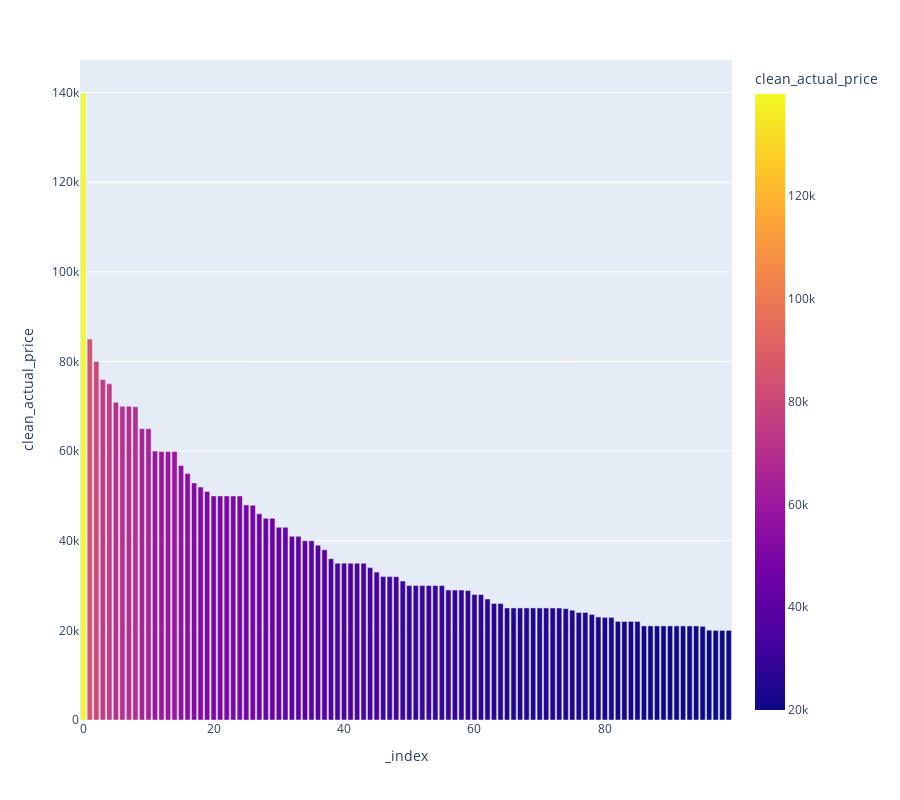

The notebook cell this image was saved under:
### Code cell
# clean_actual_price
df.sort_values(by='clean_actual_price', ascending=False, inplace=True)
df.reset_index(inplace=True)
fig = px.bar(df.head(100), y='clean_actual_price', color='clean_actual_price', height=800, hover_name='product_name')
fig.show()

### Figure 1 — Plotly figure (JSON) as saved in the notebook; plotly's stock layout.template omitted (floating-point values rounded to 4 significant figures)
{"data": [{"alignmentgroup": "True", "hovertemplate": "<b>%{hovertext}</b><br><br>_index=%{x}<br>clean_actual_price=%{marker.color}<extra></extra>", "hovertext": ["Sony Bravia 164 cm (65 inches) 4K Ultra HD Smart LED Google TV KD-65X74K (Black)", "VU 164 cm (65 inches) The GloLED Series 4K Smart LED Google TV 65GloLED (Grey)", "LG 139 cm (55 inches) 4K Ultra HD Smart LED TV 55UQ7500PSF (Ceramic Black)", "LG 1.5 Ton 5 Star AI DUAL Inverter Split AC (Copper, Super Convertible 6-in-1 Cooling, HD Filter with Anti-Virus Protection, 2022 Model, PS-Q19YNZE, White)", "Samsung Galaxy S20 FE 5G (Cloud Navy, 8GB RAM, 128GB Storage) with No Cost EMI & Additional Exchange Offers", "Samsung 138 cm (55 inches) Crystal 4K Neo Series Ultra HD Smart LED TV UA55AUE65AKXXL (Black)", "OnePlus 163.8 cm (65 inches) U Series 4K LED Smart Android TV 65U1S (Black)", "MI 138.8 cm (55 inches) 5X Series 4K Ultra HD LED Smart Android TV L55M6-ES (Grey)", "Samsung 138 cm (55 inches) Crystal 4K Series Ultra HD Smart LED TV UA55AUE60AKLXL (Black)", "VU 139 cm (55 inches) The GloLED Series 4K Smart LED Google TV 55GloLED (Grey)", "VU 138 cm (55 inches) Premium Series 4K Ultra HD Smart IPS LED TV 55UT (Black)", "OnePlus 138.7 cm (55 inches) U Series 4K LED Smart Android TV 55U1S (Black)", "ECOVACS DEEBOT N8 2-in-1 Robotic Vacuum Cleaner, 2022 New Launch, Most Powerful Suction, Covers 2000+ Sq. Ft in One Charge, Advanced dToF Technology with OZMO Mopping (DEEBOT N8) - White", "Coway Professional Air Purifier for Home, Longest Filter Life 8500 Hrs, Green True HEPA Filter, Traps 99.99% Virus & PM 0.1 Particles, Warranty 7 Years (AirMega 150 (AP-1019C))", "Lenovo IdeaPad 3 11th Gen Intel Core i3 15.6\" FHD Thin & Light Laptop(8GB/512GB SSD/Windows 11/Office 2021/2Yr Warranty/3months Xbox Game Pass/Platinum Grey/1.7Kg), 81X800LGIN", "Sansui 140cm (55 inches) 4K Ultra HD Certified Android LED TV with Dolby Audio & Dolby Vision JSW55ASUHD (Mystique Black)", "Hisense 126 cm (50 inches) Bezelless Series 4K Ultra HD Smart LED Google TV 50A6H (Black)", "Samsung 108 cm (43 inches) Crystal 4K Series Ultra HD Smart LED TV UA43AUE60AKLXL (Black)", "TCL 108 cm (43 inches) 4K Ultra HD Certified Android Smart LED TV 43P615 (Black)", "Kodak 139 cm (55 inches) 4K Ultra HD Smart LED TV 55CA0909 (Black)", "AmazonBasics 108 cm (43 inches) 4K Ultra HD Smart LED Fire TV AB43U20PS (Black)", "OnePlus 10T 5G (Moonstone Black, 8GB RAM, 128GB Storage)", "MI 108 cm (43 inches) 5X Series 4K Ultra HD LED Smart Android TV L43M6-ES (Grey)", "LG 108 cm (43 inches) 4K Ultra HD Smart LED TV 43UQ7500PSF (Ceramic Black)", "Acer 139 cm (55 inches) H Series 4K Ultra HD Android Smart LED TV AR55AR2851UDPRO (Black)", "Acer 139 cm (55 inches) I Series 4K Ultra HD Android Smart LED TV AR55AR2851UDFL (Black)", "Samsung 108 cm (43 inches) Crystal 4K Neo Series Ultra HD Smart LED TV UA43AUE65AKXXL (Black)", "OnePlus 126 cm (50 inches) Y Series 4K Ultra HD Smart Android LED TV 50Y1S Pro (Black)", "Redmi 126 cm (50 inches) 4K Ultra HD Android Smart LED TV X50 | L50M6-RA (Black)", "Hisense 108 cm (43 inches) 4K Ultra HD Smart Certified Android LED TV 43A6GE (Black)", "Kodak 126 cm (50 inches) Bezel-Less Design Series 4K Ultra HD Smart Android LED TV 50UHDX7XPROBL (Black)", "Redmi 108 cm (43 inches) 4K Ultra HD Android Smart LED TV X43 | L43R7-7AIN (Black)", "TCL 100 cm (40 inches) Full HD Certified Android R Smart LED TV 40S6505 (Black)", "Acer 127 cm (50 inches) I Series 4K Ultra HD Android Smart LED TV AR50AR2851UDFL (Black)", "OnePlus 108 cm (43 inches) Y Series 4K Ultra HD Smart Android LED TV 43Y1S Pro (Black)", "iQOO 9 SE 5G (Sunset Sierra, 8GB RAM, 128GB Storage) | Qualcomm Snapdragon 888 | 66W Flash Charge", "OnePlus 10R 5G (Forest Green, 8GB RAM, 128GB Storage, 80W SuperVOOC)", "Xiaomi Pad 5| Qualcomm Snapdragon 860| 120Hz Refresh Rate| 6GB, 128GB| 2.5K+ Display (10.95-inch/27.81cm)|1 Billion Colours| Dolby Vision Atmos| Quad Speakers| Wi-Fi| Gray", "MI 108 cm (43 inches) 5A Series Full HD Smart Android LED TV L43M7-EAIN (Black)", "VU 108 cm (43 inches) Premium Series Full HD Smart LED TV 43GA (Black)", "iQOO Neo 6 5G (Dark Nova, 8GB RAM, 128GB Storage) | Snapdragon® 870 5G | 80W FlashCharge", "Mi 108 cm (43 inches) Full HD Android LED TV 4C | L43M6-INC (Black)", "Toshiba 108 cm (43 inches) V Series Full HD Smart Android LED TV 43V35KP (Silver)", "Acer 109 cm (43 inches) I Series 4K Ultra HD Android Smart LED TV AR43AR2851UDFL (Black)", "OnePlus Nord 2T 5G (Jade Fog, 12GB RAM, 256GB Storage)", "Samsung Galaxy M53 5G (Deep Ocean Blue, 6GB, 128GB Storage) | 108MP | sAmoled+ 120Hz | 12GB RAM with RAM Plus | Travel Adapter to be Purchased Separately", "SanDisk 1TB Extreme Portable SSD 1050MB/s R, 1000MB/s W,Upto 2 Meter Drop Protection with IP55 Water/dust Resistance, HW Encryption, PC,MAC & TypeC Smartphone Compatible, 5Y Warranty, External SSD", "OnePlus 108 cm (43 inches) Y Series Full HD Smart Android LED TV 43 Y1S (Black)", "TCL 80 cm (32 inches) HD Ready Certified Android Smart LED TV 32S615 (Black)", "TCL 80 cm (32 inches) HD Ready Certified Android Smart LED TV 32S5205 (Black)", "Mi 100 cm (40 inches) Horizon Edition Full HD Android LED TV 4A | L40M6-EI (Black)", "Samsung Galaxy Watch4 Bluetooth(4.4 cm, Black, Compatible with Android only)", "MI 100 cm (40 inches) 5A Series Full HD Smart Android LED TV with 24W Dolby Audio & Metal Bezel-Less Frame (Black) (2022 Model)", "Mi Robot Vacuum-Mop P, Best-in-class Laser Navigation in 10-20K INR price band, Intelligent mapping, Robotic Floor Cleaner with 2 in 1 Mopping and Vacuum, App Control (WiFi, Alexa,GA), Strong suction", "iQOO Z6 Pro 5G by vivo (Phantom Dusk, 8GB RAM, 128GB Storage) | Snapdragon 778G 5G | 66W FlashCharge | 1300 nits Peak Brightness | HDR10+", "iQOO Z6 Pro 5G by vivo (Legion Sky, 8GB RAM, 128GB Storage) | Snapdragon 778G 5G | 66W FlashCharge | 1300 nits Peak Brightness | HDR10+", "OnePlus Nord 2T 5G (Jade Fog, 8GB RAM, 128GB Storage)", "Redmi Note 11 Pro + 5G (Stealth Black, 8GB RAM, 256GB Storage) | 67W Turbo Charge | 120Hz Super AMOLED Display | Additional Exchange Offers | Charger Included", "OnePlus Nord 2T 5G (Gray Shadow, 8GB RAM, 128GB Storage)", "WANBO X1 Pro (Upgraded) | Native 1080P Full HD | Android 9 | Projector for Home | LED Cinema | 350ANSI | 3900 lumens | WiFi Bluetooth | HDMI ARC | Dolby DTS | 4D Keystone Correction (Global Version)", "iQOO Z6 Pro 5G by vivo (Legion Sky, 6GB RAM, 128GB Storage) | Snapdragon 778G 5G | 66W FlashCharge | 1300 nits Peak Brightness | HDR10+", "iFFALCON 80 cm (32 inches) HD Ready Smart LED TV 32F53 (Black)", "Redmi Note 11 Pro + 5G (Phantom White, 8GB RAM, 128GB Storage) | 67W Turbo Charge | 120Hz Super AMOLED Display | Additional Exchange Offers | Charger Included", "Samsung Galaxy M33 5G (Mystique Green, 8GB, 128GB Storage) | 6000mAh Battery | Upto 16GB RAM with RAM Plus | Travel Adapter to be Purchased Separately", "MI 80 cm (32 inches) HD Ready Smart Android LED TV 5A Pro | L32M7-EAIN (Black)", "Redmi Note 11 Pro + 5G (Stealth Black, 6GB RAM, 128GB Storage) | 67W Turbo Charge | 120Hz Super AMOLED Display | Additional Exchange Offers | Charger Included", "Samsung Galaxy M33 5G (Emerald Brown, 6GB, 128GB Storage) | 6000mAh Battery | Upto 12GB RAM with RAM Plus | Travel Adapter to be Purchased Separately", "Redmi 80 cm (32 inches) Android 11 Series HD Ready Smart LED TV | L32M6-RA/L32M7-RA (Black)", "Aquadpure Copper + Mineral RO+UV+UF 10 to 12 Liter RO + UV + TDS ADJUSTER Water Purifier with Copper Charge Technology black & copper Best For Home and Office (Made In India)", "Aqua d pure Active Copper 12-L RO+UV Water Filter Purifier for Home, Kitchen Fully Automatic UF+TDS Controller", "Samsung Galaxy M33 5G (Emerald Brown, 6GB, 128GB Storage) | 6000mAh Battery | Upto 12GB RAM with RAM Plus | Travel Adapter to be Purchased Separately", "Redmi 80 cm (32 inches) Android 11 Series HD Ready Smart LED TV | L32M6-RA/L32M7-RA (Black)", "MI 80 cm (32 inches) 5A Series HD Ready Smart Android LED TV L32M7-5AIN (Black)", "Acer 100 cm (40 inches) P Series Full HD Android Smart LED TV AR40AR2841FDFL (Black)", "HUL Pureit Eco Water Saver Mineral RO+UV+MF AS wall mounted/Counter top Black 10L Water Purifier", "Aquaguard Aura RO+UV+UF+Taste Adjuster(MTDS) with Active Copper & Zinc 7L water purifier,8 stages of purification,suitable for borewell,tanker,municipal water(Black) from Eureka Forbes", "AGARO Imperial 240-Watt Slow Juicer with Cold Press Technology", "LG 80 cm (32 inches) HD Ready Smart LED TV 32LQ576BPSA (Ceramic Black)", "Philips Air Purifier Ac2887/20,Vitashield Intelligent Purification,Long Hepa Filter Life Upto 17000 Hours,Removes 99.9% Airborne Viruses & Bacteria,99.97% Airborne Pollutants,Ideal For Master Bedroom", "Acer 80 cm (32 inches) S Series HD Ready Android Smart LED TV AR32AR2841HDSB (Black)", "Samsung 80 cm (32 Inches) Wondertainment Series HD Ready LED Smart TV UA32T4340BKXXL (Glossy Black)", "Samsung 80 cm (32 Inches) Wondertainment Series HD Ready LED Smart TV UA32T4340BKXXL (Glossy Black)", "OnePlus 80 cm (32 inches) Y Series HD Ready Smart Android LED TV 32 Y1S (Black)", "LG 80 cm (32 inches) HD Ready Smart LED TV 32LM563BPTC (Dark Iron Gray)", "iQOO vivo Z6 5G (Chromatic Blue, 8GB RAM, 128GB Storage) | Snapdragon 695-6nm Processor | 120Hz FHD+ Display | 5000mAh Battery", "LG 80 cm (32 inches) HD Ready Smart LED TV 32LM563BPTC (Dark Iron Gray)", "iQOO Z6 44W by vivo (Raven Black, 6GB RAM, 128GB Storage) | 6.44\" FHD+ AMOLED Display | 50% Charge in just 27 mins | in-Display Fingerprint Scanning", "iQOO vivo Z6 5G (Chromatic Blue, 6GB RAM, 128GB Storage) | Snapdragon 695-6nm Processor | 120Hz FHD+ Display | 5000mAh Battery", "Redmi Note 11T 5G (Stardust White, 6GB RAM, 128GB ROM)| Dimensity 810 5G | 33W Pro Fast Charging | Charger Included | Additional Exchange Offers|Get 2 Months of YouTube Premium Free!", "iQOO Z6 44W by vivo (Lumina Blue, 6GB RAM, 128GB Storage) | 6.44\" FHD+ AMOLED Display | 50% Charge in just 27 mins | in-Display Fingerprint Scanning", "Redmi Note 11T 5G (Aquamarine Blue, 6GB RAM, 128GB ROM)| Dimensity 810 5G | 33W Pro Fast Charging | Charger Included | Additional Exchange Offers| Get 2 Months of YouTube Premium Free!", "Redmi Note 11T 5G (Matte Black, 6GB RAM, 128GB ROM)| Dimensity 810 5G | 33W Pro Fast Charging | Charger Included | Additional Exchange Offers|Get 2 Months of YouTube Premium Free!", "OPPO A74 5G (Fantastic Purple,6GB RAM,128GB Storage) with No Cost EMI/Additional Exchange Offers", "iQOO vivo Z6 5G (Dynamo Black, 6GB RAM, 128GB Storage) | Snapdragon 695-6nm Processor | 120Hz FHD+ Display | 5000mAh Battery", "OPPO A74 5G (Fluid Black, 6GB RAM, 128GB Storage) with No Cost EMI/Additional Exchange Offers", "Samsung 80 cm (32 inches) Wondertainment Series HD Ready LED Smart TV UA32TE40AAKBXL (Titan Gray)", "Instant Pot Air Fryer, Vortex 2QT, Touch Control Panel, 360° EvenCrisp™ Technology, Uses 95 % less Oil, 4-in-1 Appliance: Air Fry, Roast, Bake, Reheat (Vortex 1.97Litre, Black)", "Croma 80 cm (32 Inches) HD Ready LED TV (CREL7369, Black) (2021 Model)", "Fire-Boltt Ninja Call Pro Plus 1.83\" Smart Watch with Bluetooth Calling, AI Voice Assistance, 100 Sports Modes IP67 Rating, 240*280 Pixel High Resolution", "Fire-Boltt Ninja Call Pro Plus 1.83\" Smart Watch with Bluetooth Calling, AI Voice Assistance, 100 Sports Modes IP67 Rating, 240*280 Pixel High Resolution"], "legendgroup": "", "marker": {"color": [139900, 85000, 79990, 75990, 74999, 70900, 69999, 69999, 69900, 65000, 65000, 59999, 59900, 59900, 59890, 56790, 54990, 52900, 51990, 50999, 50000, 49999, 49999, 49990, 49990, 47990, 47900, 45999, 44999, 44990, 42999, 42999, 40990, 40990, 39999, 39990, 38999, 37999, 35999, 35000, 34999, 34999, 34990, 34990, 33999, 32999, 32000, 31999, 31990, 30990, 29999, 29999, 29999, 29999, 29990, 29990, 28999, 28999, 28999, 28900, 27990, 27990, 26999, 25999, 25999, 24999, 24999, 24999, 24999, 24999, 24999, 24999, 24999, 24990, 24850, 24500, 23999, 23990, 23559, 22990, 22900, 22900, 21999, 21990, 21990, 21990, 20999, 20999, 20999, 20999, 20999, 20999, 20990, 20990, 20990, 20900, 20049, 20000, 19999, 19999], "coloraxis": "coloraxis", "pattern": {"shape": ""}}, "name": "", "offsetgroup": "", "orientation": "v", "showlegend": false, "textposition": "auto", "type": "bar", "x": [0, 1, 2, 3, 4, 5, 6, 7, 8, 9, 10, 11, 12, 13, 14, 15, 16, 17, 18, 19, 20, 21, 22, 23, 24, 25, 26, 27, 28, 29, 30, 31, 32, 33, 34, 35, 36, 37, 38, 39, 40, 41, 42, 43, 44, 45, 46, 47, 48, 49, 50, 51, 52, 53, 54, 55, 56, 57, 58, 59, 60, 61, 62, 63, 64, 65, 66, 67, 68, 69, 70, 71, 72, 73, 74, 75, 76, 77, 78, 79, 80, 81, 82, 83, 84, 85, 86, 87, 88, 89, 90, 91, 92, 93, 94, 95, 96, 97, 98, 99], "xaxis": "x", "y": [139900, 85000, 79990, 75990, 74999, 70900, 69999, 69999, 69900, 65000, 65000, 59999, 59900, 59900, 59890, 56790, 54990, 52900, 51990, 50999, 50000, 49999, 49999, 49990, 49990, 47990, 47900, 45999, 44999, 44990, 42999, 42999, 40990, 40990, 39999, 39990, 38999, 37999, 35999, 35000, 34999, 34999, 34990, 34990, 33999, 32999, 32000, 31999, 31990, 30990, 29999, 29999, 29999, 29999, 29990, 29990, 28999, 28999, 28999, 28900, 27990, 27990, 26999, 25999, 25999, 24999, 24999, 24999, 24999, 24999, 24999, 24999, 24999, 24990, 24850, 24500, 23999, 23990, 23559, 22990, 22900, 22900, 21999, 21990, 21990, 21990, 20999, 20999, 20999, 20999, 20999, 20999, 20990, 20990, 20990, 20900, 20049, 20000, 19999, 19999], "yaxis": "y"}], "layout": {"barmode": "relative", "coloraxis": {"colorbar": {"title": {"text": "clean_actual_price"}}, "colorscale": [[0, "#0d0887"], [0.1111, "#46039f"], [0.2222, "#7201a8"], [0.3333, "#9c179e"], [0.4444, "#bd3786"], [0.5556, "#d8576b"], [0.6667, "#ed7953"], [0.7778, "#fb9f3a"], [0.8889, "#fdca26"], [1, "#f0f921"]]}, "height": 800, "legend": {"tracegroupgap": 0}, "margin": {"t": 60}, "xaxis": {"anchor": "y", "domain": [0, 1], "title": {"text": "_index"}}, "yaxis": {"anchor": "x", "domain": [0, 1], "title": {"text": "clean_actual_price"}}}}
